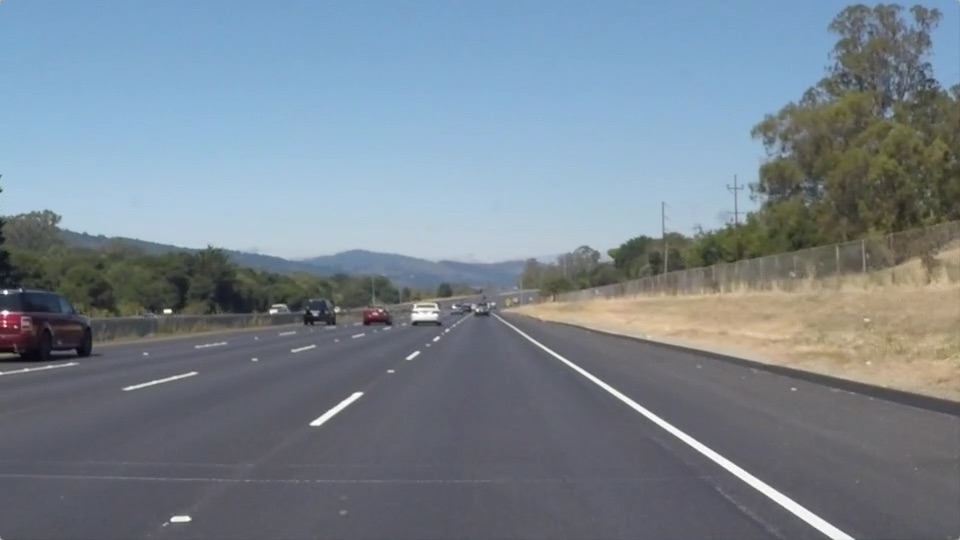
#> input picture CarND-Advanced-Line-Finding/test_images/solidWhiteRight.jpg, 960 x 540 px; its folder holds only this picture in this run
$ python lineDetection.py   (older library calls are emulated)
#> lines starting #> are read from the running program, lines starting #| are printed output that depends on the picture; after the words box and inside, x2 and y2 are one past the last pixel; in counts of white or black regions, pixels touching at a corner belong together
### CarND-Advanced-Line-Finding/imageProcessing.py
import os
import pickle
import cv2
import numpy as np
import scipy.misc

import matplotlib.pyplot as plt
import matplotlib.image as mpimg
from matplotlib.figure import Figure
import math

# [6 lines left out: function grayscale, not called in this run]

def region_of_interest(img, vertices):
    """
    Applies an image mask.

    Only keeps the region of the image defined by the polygon
    formed from `vertices`. The rest of the image is set to black.
    """
    #defining a blank mask to start with
    mask = np.zeros_like(img)

    #defining a 3 channel or 1 channel color to fill the mask with depending on the input image
    if len(img.shape) > 2:
        channel_count = img.shape[2]  # i.e. 3 or 4 depending on your image
        ignore_mask_color = (255,) * channel_count
    else:
        ignore_mask_color = 255

    #filling pixels inside the polygon defined by "vertices" with the fill color
    cv2.fillPoly(mask, vertices, ignore_mask_color)

    #returning the image only where mask pixels are nonzero
    masked_image = cv2.bitwise_and(img, mask)
    return masked_image


#extract the lower center part of the image
def filterAreaOfInterest(image):
    maxx = image.shape[1]
    maxy = image.shape[0]
    y1 = int(maxy)
    y2 = int(maxy*0.58)
    x1 = int(maxx*0.4)
    x2 = int(maxx*0.6)
    x3 = int(maxx)
    area = np.array([[0,y1],[x1,y2],[x2,y2],[x3,y1]])

    return region_of_interest(image,[area])

#binary from RGB colorspace image using a dynamic threshold calulated from the 99% quantileon for each color channel
def binaryFromRGB(image):
  threshold = np.percentile(image[:,:,:],99)

# Use a "bitwise AND" to identify pixels above the threshold
  binary = np.zeros_like(image[:,:,0])
  binary[(image[:,:,0] >= threshold) \
            & (image[:,:,1] >= threshold) \
            & (image[:,:,2] >= threshold)]= 255

  return binary

#binary image combining gray and YUV channels for yellow lines and RGB color space for white lines. Combined using "OR" operator
def binaryFromColorSpaces(image):
  image = cv2.blur(image,(15,15))
  c_binary = binaryFromRGB(image)
  g_binary = binaryFromYUV(image)
  binary = np.zeros_like(g_binary)
  binary[(c_binary > 0) | (g_binary > 0)] = 255

  return binary

#create a one channel image build from the inverse V chrominance
def imageFromYUV(image):
  yuv = cv2.cvtColor(image, cv2.COLOR_RGB2YUV)
  gray = np.zeros_like(image[:,:,0])
  gray = 255 - yuv[:,:,2]

  return gray

#binary from YUV colorspace image using a dynamic threshold calulated from the 99% quantile on the color channel
def binaryFromYUV(image):
  V = imageFromYUV(image)

  threshold = np.percentile(V[:,:],99)

  binary = np.zeros_like(V[:,:])
  binary[(V[:,:] >= threshold)]= 255
  return binary

### CarND-Advanced-Line-Finding/cameraPerspective.py
import os
import pickle
import cv2
import numpy as np
import scipy.misc

import matplotlib.pyplot as plt
import matplotlib.image as mpimg
import calibration as cb

#applies a perspective transformation to an image
def transformPerspective(image,M):
  warped = cv2.warpPerspective(image, M, (image.shape[1],image.shape[0]), flags=cv2.INTER_LINEAR)
  return warped

#Calculates a perspective transform from four pairs of the corresponding points in both directions
# [26 lines left out: functions calcCameraPerspective, showPerspectiveTransformation, not called in this run]

def getPerspective():
  with open(PERSPECTIVE_PATH, "rb") as f:
    perspective = pickle.load(f)

  M = perspective["M"]
  Minv = perspective["Minv"]
  image_shape = perspective["shape"]
  return (M,Minv,image_shape)


OFFSET = 150
SRC = np.float32([[ 235,692],[ 584,448],[ 702,448],[ 1080,692]])
DST = np.float32([[ 235+OFFSET,720],[ 235+OFFSET,0],[ 1080-OFFSET,0],[ 1080-OFFSET,720]])

INPUT_DIR = "test_images"
OUTPUT_DIR = "output_images"
IMAGE_NAME = "solidWhiteRight"
CALIBRATION_PATH = "./calibration.p"
PERSPECTIVE_PATH = "./perspective.p"

# [38 lines that do not run on import are left out]

### CarND-Advanced-Line-Finding/line.py
import numpy as np
import scipy.misc
import math
import cv2

class Line():
  def __init__(self):
    # was the line detected in the last iteration?
    self.detected = False
    self.detected_in_line_area = False
    # x values of the last n fits of the line
    self.recent_xfitted = []
    #radius of curvature of the line in some units
    self.radius_of_curvature = 0.0
    #distance in meters of vehicle center from the line
    self.offset = 0.0
    #fitted parameter
    self.fit = None

  def create(self,lx,ly):
    (lfx,lfy,lfit) = self.fitSecondOrderPolynom(lx,ly)
    self.update(lfit,lfx,lfy)

  #update a line. add fit topx and y to the stack, get the mean values over the stack
  def update(self, fit, x, y):
    if len(self.recent_xfitted) > 5:
      self.recent_xfitted.pop()
    self.recent_xfitted.insert(0,fit)

    fit = np.array(self.recent_xfitted)
    #averaged fit parameter
    self.fit = np.mean(fit,axis=0)

#    print(len(self.recent_xfitted))

  def calcX(self,y):
    xf = self.fit[0]*y**2 + self.fit[1]*y + self.fit[2]
    return np.array(xf).astype("int")

  def getSmoothed(self):
    y = np.array(np.linspace(70, 720, num=20)).astype("int")
    x = self.calcX(y)
    return (x,y)

  def calcOffset(self,image):
    x = self.calcX(np.array(image.shape[0]))
    self.offset = (image.shape[1] / 2 - x)*3.7/540

  def calcCurveRad(self):
# Define conversions in x and y from pixels space to meters
    ym_per_pix = 30/550 # meters per pixel in y dimension extracted from left dashed line in the transformed image (getCameraPerspective)
    xm_per_pix = 3.7/540 # meteres per pixel in x dimension extracted from distance between both lines in the transformed image (getCameraPerspective)

    y = np.array(np.linspace(0, 720, num=10))
    x = self.calcX(y)
    y_eval = np.max(y)

    fit_cr = np.polyfit(y * ym_per_pix, x * xm_per_pix, 2)
    self.radius_of_curvature  = ((1 + (2 * fit_cr[0] * y_eval + fit_cr[1]) ** 2) ** 1.5) / np.absolute(2 * fit_cr[0])

#Draws information about the center offset and the current lane curvature onto the given image.
  def drawInfoText(self,image):
    font = cv2.FONT_HERSHEY_SIMPLEX
    cv2.putText(image, 'Radius of Curvature = %d(m)' % self.radius_of_curvature, (50, 50), font, 1, (255, 255, 255), 2)
    left_or_right = 'left' if self.offset < 0 else 'right'
    cv2.putText(image, 'Vehicle is %.2fm %s of center' % (np.abs(self.offset), left_or_right), (50, 100), font, 1, (255, 255, 255), 2)
    return image

  def findLine(self,image,isLeft):
    lfx = []
    lfy = []

    if not self.fit is None:
      #find peaks in close to line history
      (lx,ly) = self.findPeak(image,isLeft,self.fit)

      self.detected_in_line_area = len(lx >= 3)
      if self.detected_in_line_area:
        (lfx,lfy,lfit) = self.fitSecondOrderPolynom(lx,ly)

      self.detected = self.detected_in_line_area

    if not self.detected_in_line_area:
      (lx,ly) = self.findPeak(image,isLeft)
      self.detected = len(lx >= 3)
      if self.detected:
        (lfx,lfy,lfit) = self.fitSecondOrderPolynom(lx,ly)

    if self.detected:
      dx = lfx - lx
      lx2,ly2 = self.removeOutlier(dx,lx,ly,10)
      (lfx,lfy,lfit) = self.fitSecondOrderPolynom(lx2,ly2)

      self.update(lfit,lfx,lfy)
      return (lx2,ly2,lfx,lfy)
    return (lfx,lfy,lfx,lfy)

 #Removes horizontal outliers based on a given percentile.
  def removeOutlier(self,dx,x, y, q=5):
    if len(x) < 3 or len(y) < 3:
        return x, y

    dx = np.array(dx)
    x = np.array(x)
    y = np.array(y)

    lower_bound = np.percentile(dx, q)
    upper_bound = np.percentile(dx, 100 - q)
#  print(lower_bound ,upper_bound)
    selection = (dx >= lower_bound) & (dx <= upper_bound)

    x = x[selection]
    y = y[selection]
    return x,y

  #find peaks in the left or right half of an image. If a fit paramter is set, the peak is search in an area around a spline line
  def findPeak(self,img,isLeft,fit=None):

    width = img.shape[1]
    height = img.shape[0]

    wh = int(width/2)
    hh = int(height/2)

    aoi_x = int(width/6)
    if not isLeft:
      aoi_x = wh

    aoi_w = int(width/3)

    lr = range(aoi_x,aoi_w+aoi_x)
    image = img[:,aoi_x:aoi_w+aoi_x]
    ly = []
    lx = []
    #find first peak in the lower 200 pixel
    if fit is None:
      histogram = np.sum(image[image.shape[0]-200:image.shape[0],:], axis=0)
      lc = int(np.argmax(histogram))
      offsetx = 70

    step_width = 10
    steps = int(height / 10)
    for i in range(steps):
      to = height - int(step_width *i)
      f = height- int(step_width *(i+1))

      #get expected line x using history
      if not fit is None:
        lc = fit[0]*to**2 + fit[1]*to + fit[2] - aoi_x
        offsetx = 40

      if lc >= aoi_w or lc < 0:
        break;

      histogram = np.sum(image[f:to,:], axis=0)
      hi = histogram < 10
      histogram[hi] = 0

      peak = int(np.argmax(histogram[max(0,lc-offsetx):min(lc+offsetx,aoi_w)]))

      y = int((f+to)/2)
      if peak > 0:
        x=max(min(peak+lc-offsetx,aoi_w),0)

        ly.append(y)
        lx.append(x)
        lc = x

    lx = np.array(lx) + aoi_x

    return (np.array(lx).astype("int"),np.array(ly).astype("int"))


  def fitSecondOrderPolynom(self,x,y):
    fit = np.polyfit(y, x, 2)

    fitx = fit[0]*y**2 + fit[1]*y + fit[2]
    return (np.array(fitx).astype(int),np.array(y).astype(int),fit)


### CarND-Advanced-Line-Finding/calibration.py
import os
import pickle
import cv2
import numpy as np
import scipy.misc

import matplotlib.pyplot as plt
import matplotlib.image as mpimg
from tqdm import tqdm

#find 3D object points in an image and transform them to 2D image points.
# [79 lines left out: functions getChessPoints, calibrateCamera, showCalibrateImage, not called in this run]

def getCalibration():
  with open(CALIBRATION_PATH, "rb") as f:
#> (reads CarND-Advanced-Line-Finding/calibration.p from the repository)
    calibration = pickle.load(f)
  mtx = calibration["mtx"]
  dist = calibration["dist"]
  image_shape = calibration["shape"]
  return (mtx,dist,image_shape)

CALIBRATION_PATH = "./calibration.p"

# [26 lines that do not run on import are left out]

### CarND-Advanced-Line-Finding/lineDetection.py
import os
import pickle
import cv2
import numpy as np
import scipy.misc

import matplotlib.pyplot as plt
import matplotlib.image as mpimg
from matplotlib.figure import Figure
import math
import calibration as cb
import cameraPerspective as cp
import line
import imageProcessing as ip

def drawLinesOnRoad(image,Minv,warped,lfx,ly,rfx,ry):

# Create an image to draw the lines on
  warp_zero = np.zeros_like(warped).astype(np.uint8)
  color_warp = np.dstack((warp_zero, warp_zero, warp_zero))

# Recast the x and y points into usable format for cv2.fillPoly()
  pts_left = np.array([np.transpose(np.vstack([lfx, ly]))])
  pts_right = np.array([np.flipud(np.transpose(np.vstack([rfx, ry])))])
  pts = np.hstack((pts_left, pts_right))
# Draw the lane onto the warped blank image
  cv2.fillPoly(color_warp, np.int_([pts]), (0,255, 0))

# Warp the blank back to original image space using inverse perspective matrix (Minv)
  newwarp = cv2.warpPerspective(color_warp, Minv, (image.shape[1], image.shape[0]))
# Combine the result with the original image
  result = cv2.addWeighted(image, 1, newwarp, 0.3, 0)
  return result

# [15 lines left out: function showBinaryAndWarped, not called in this run]

def showDebug(warped,lx,ly,rx,ry,lfx,lfy,rfx,rfy):
  global image_counter

  painted = warped.copy()
  painted = cv2.cvtColor(painted, cv2.COLOR_GRAY2RGB)

  #draw image counter
  font = cv2.FONT_HERSHEY_SIMPLEX
  cv2.putText(painted, "Image: {0}".format(image_counter), (50, 50), font, 1, (255, 255, 255), 2)

  pts = zip(lfx,lfy)
  for pt in pts:
    cv2.circle(painted, pt, 3, (255,0,0),2)
  pts = zip(rfx,rfy)
  for pt in pts:
    cv2.circle(painted, pt, 3, (0,255,0),2)
  pts = zip(lx,ly)
  for pt in pts:
    cv2.circle(painted, pt, 3, (0,0,255),2)
  pts = zip(rx,ry)
  for pt in pts:
    cv2.circle(painted, pt, 3, (0,255,255),2)

  return painted

def createCenterLine(image,leftLine,rightLine):
  lfxs,lfys = leftLine.getSmoothed()
  rfxs,rfys = rightLine.getSmoothed()

  cx = (lfxs+rfxs)/2
  centerLine = line.Line()
  centerLine.create(cx,lfys)
  centerLine.calcCurveRad()
  centerLine.calcOffset(image)
  return centerLine

#the process chain to draw lane lines on the road
def process_colored_image(image,image_shape,mtx,dist,M,Minv,smooth,debug,imageName):
  global image_counter,leftLine,rightLine
  image_counter += 1

#  if image_counter == 627:
#    saveImageAndReturn(image, "testImage", image_counter)

  #avoid history building
  if not smooth:
    leftLine = line.Line()
    rightLine = line.Line()

  #resize if required
  if image.shape[0]!= image_shape[0] or image.shape[1]!= image_shape[1]:
    image = cv2.resize(image,(image_shape[1], image_shape[0]), interpolation = cv2.INTER_CUBIC)
    print("resize:",image.shape)

  #undistort
  undist = cv2.undistort(image, mtx, dist, None, mtx)

  # apply an area of interest
  area_filtered_image = ip.filterAreaOfInterest(undist)
  warped = cp.transformPerspective(area_filtered_image,M)

  binary = ip.binaryFromColorSpaces(warped)

  # move to gray shaded
  gray = ip.imageFromYUV(warped)
  # apply the mask to the gray shaed image
  masked_image = cv2.bitwise_and(gray, binary)

  # find lines
  (lx,ly,lfx,lfy) = leftLine.findLine(masked_image,True)
  (rx,ry,rfx,rfy) = rightLine.findLine(masked_image,False)

  #for debug show binary and masked image plus found points
  #showBinaryAndWarped(binary,masked_image,lx,ly,rx,ry,lfx,lfy,rfx,rfy)

  #smooth the lines using a history
  lfxs,lfys = leftLine.getSmoothed()
  rfxs,rfys = rightLine.getSmoothed()


  if len(lfys) >=2 and len(rfys) >=2:
    centerLine = createCenterLine(image,leftLine,rightLine)
    image = centerLine.drawInfoText(image)

    result = drawLinesOnRoad(image,Minv,masked_image,lfxs,lfys,rfxs,rfys)

  else:
    result = image

  if debug:
    debug= showDebug(masked_image,lx,ly,rx,ry,lfxs,lfys,rfxs,rfys)
    if not imageName is None:
      path_to_image = os.path.join("output_images","{0}_{1}.jpg".format(imageName,"undist"))
      scipy.misc.imsave(path_to_image, undist)
      path_to_image = os.path.join("output_images","{0}_{1}.jpg".format(imageName,"warped"))
      scipy.misc.imsave(path_to_image, warped)
      path_to_image = os.path.join("output_images","{0}_{1}.jpg".format(imageName,"binary"))
      scipy.misc.imsave(path_to_image, binary)
      path_to_image = os.path.join("output_images","{0}_{1}.jpg".format(imageName,"birdeye"))
      scipy.misc.imsave(path_to_image, masked_image)
      path_to_image = os.path.join("output_images","{0}_{1}.jpg".format(imageName,"result"))
      scipy.misc.imsave(path_to_image, result)
      path_to_image = os.path.join("output_images","{0}_{1}.jpg".format(imageName,"debug"))
      scipy.misc.imsave(path_to_image, debug)
    result = np.concatenate((result,debug),axis=1)

  return result

global image_counter,leftLine,rightLine
leftLine = line.Line()
rightLine = line.Line()
image_counter=0

resultPath = "output_images/"
INPUT_DIR = "test_images"
if __name__ == '__main__':
  print(os.listdir(INPUT_DIR))

  #load calibration
  (mtx,dist,image_shape) = cb.getCalibration()

  (M,Minv,image_shape) = cp.getPerspective()
#> (reads CarND-Advanced-Line-Finding/perspective.p from the repository)

  #loop over the test pictures
#  if True:
#    item = "test5.jpg"
  for item in os.listdir("test_images/"):
    #Read in and grayscale the image
    print(item)
    path_to_image = os.path.join("test_images",item)
    image = mpimg.imread(path_to_image)
#> image is the input picture: shape (540, 960, 3); mean R, G, B 120.3, 132.6, 143.7

    result = process_colored_image(image,image_shape,mtx,dist,M,Minv,False,True,item[:-4])
#| resize: (720, 1280, 3)
#> in region_of_interest, `cv2.fillPoly(mask, vertices, ignore_mask_color)`:
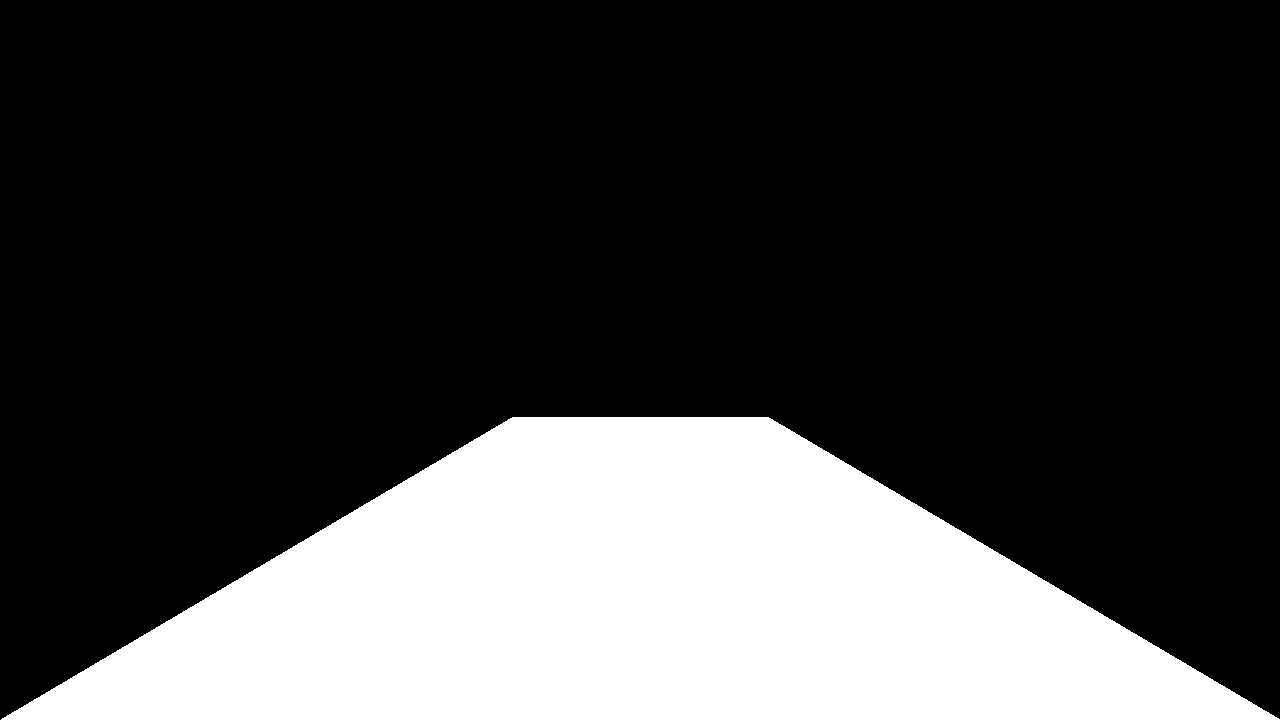
#> mask: shape (720, 1280, 3); 25.3% white; 1 white region, box (x1, y1, x2, y2) and area: (1, 417, 1280, 720) 232913
#> in transformPerspective, `warped = cv2.warpPerspective(image, M, (image.shape[1],image.shape[0])..`:
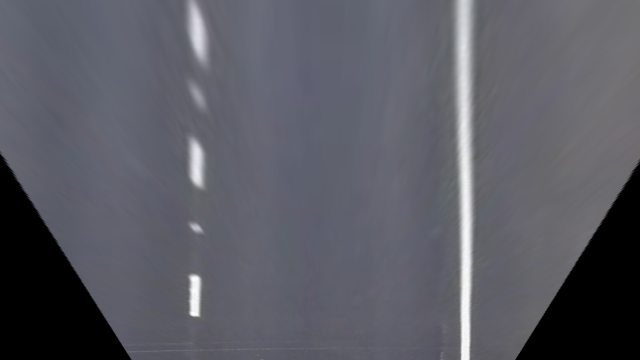
#> warped: shape (720, 1280, 3) (shown at 1/2 size); mean of channels 0, 1, 2 90.6, 91.3, 100.2; drawn as R, G, B
#> in binaryFromRGB, `threshold = np.percentile(image[:,:,:],99)`: threshold = 206
#> in binaryFromColorSpaces, `c_binary = binaryFromRGB(image)`:
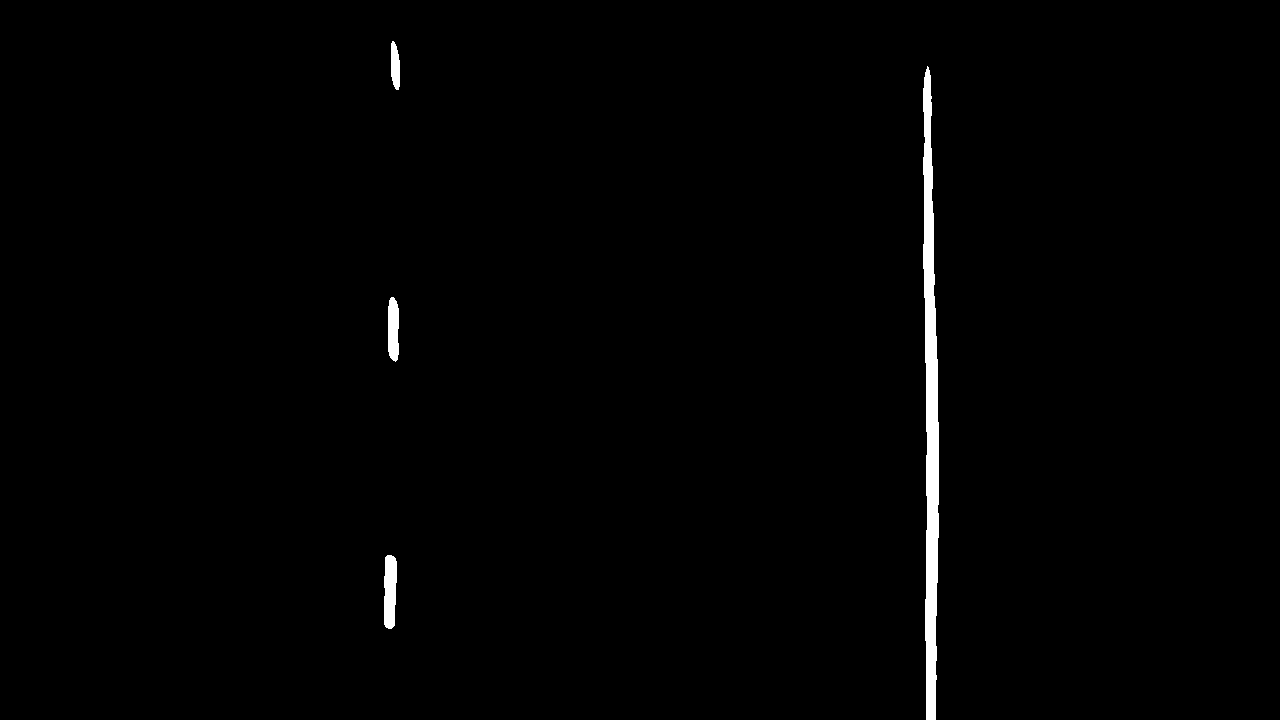
#> c_binary: shape (720, 1280); 0.95% white; 4 white regions, box (x1, y1, x2, y2) and area: (923, 66, 939, 720) 6928, (384, 555, 397, 629) 833, (388, 297, 399, 362) 625, (391, 41, 400, 90) 355
#> in binaryFromYUV, `threshold = np.percentile(V[:,:],99)`: threshold = 131
#> in process_colored_image, `binary = ip.binaryFromColorSpaces(warped)`:
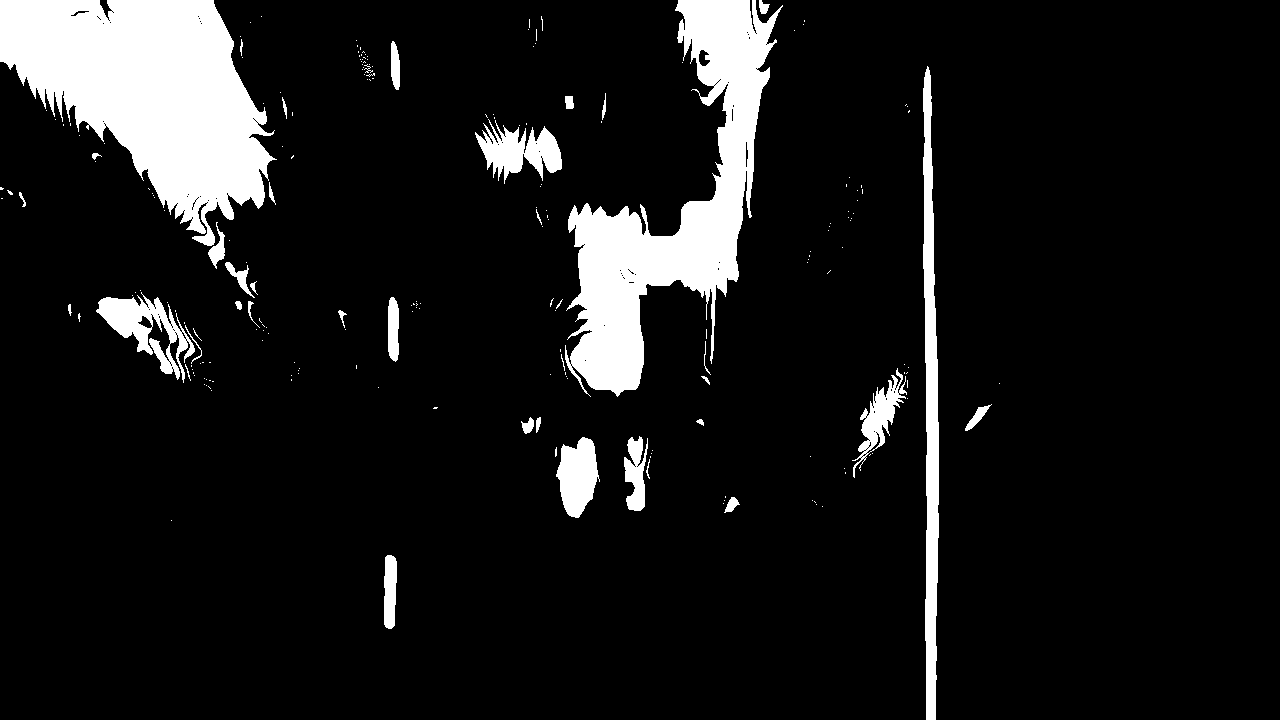
#> binary: shape (720, 1280); 9.9% white; 217 white regions (178 under 20 px), largest, box (x1, y1, x2, y2) and area: (0, 0, 277, 246) 38242, (565, 0, 783, 397) 29998, (923, 66, 939, 720) 6928
#> (the rest of the program and of its run is left out)
